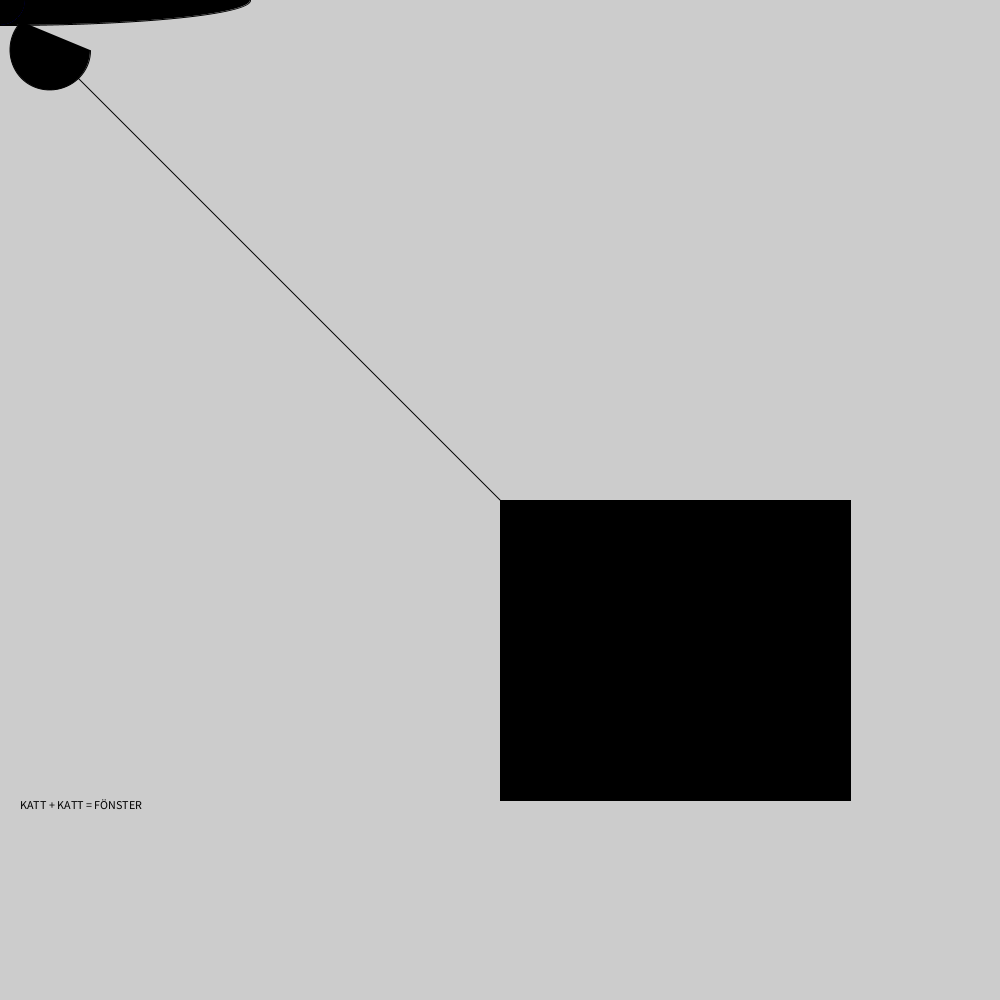
Frame 1 (no input)
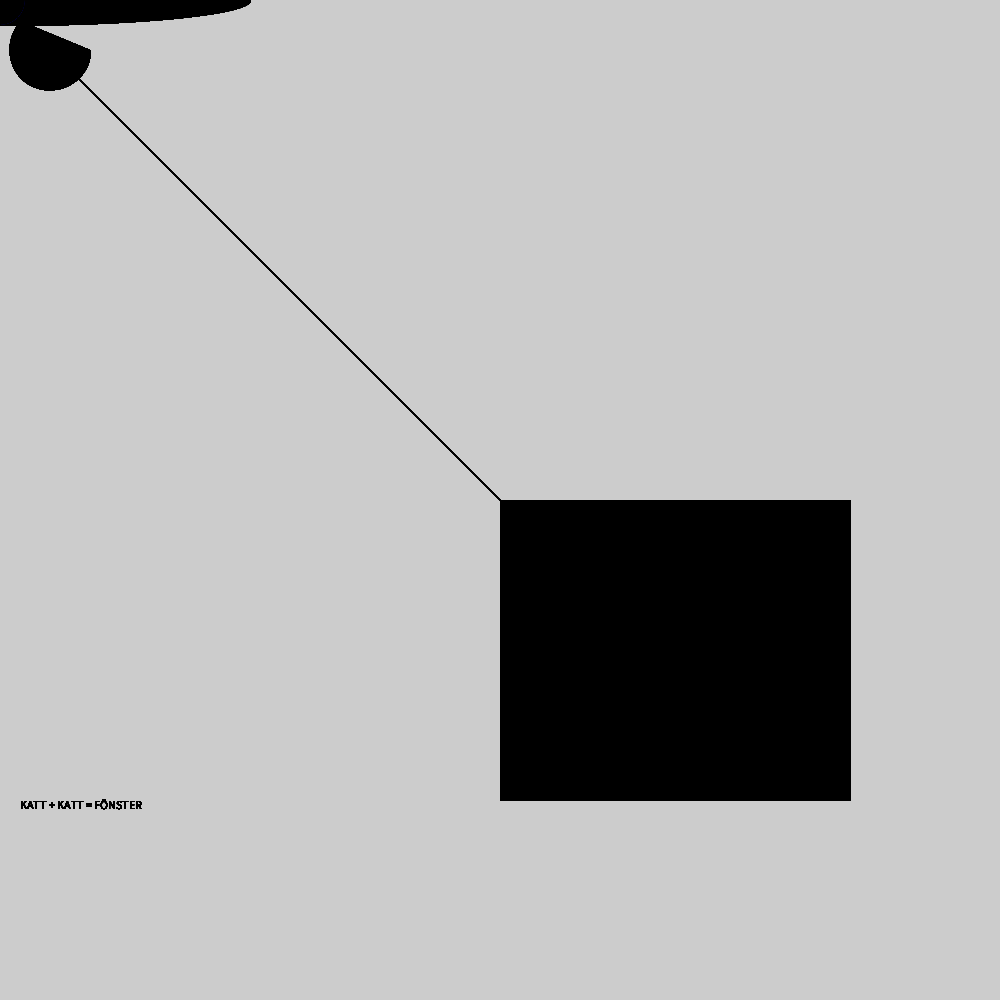
Frame 60 (the mouse pressed at the canvas centre just before this capture)
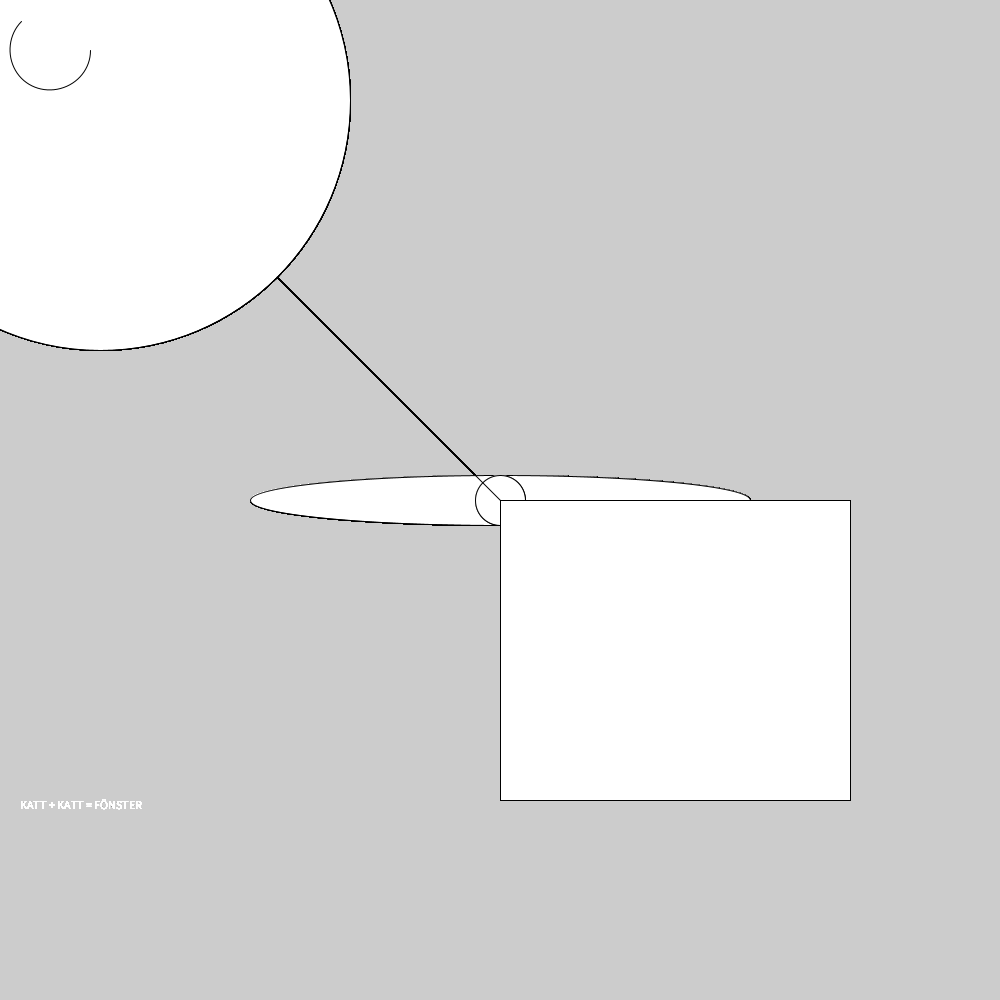
Frame 120 (the mouse held since frame 60 and released just before this capture)

The Processing sketch that drew these frames (run headless with seeded random() and noise(); from frame 60 on, the mouse is pressed at the canvas centre):

// Processing sketch: hund
// ── hund.pde
float x = 0;
float y = 0;
void setup()
{
size(1000,1000);
x = width / 2;
y = height / 2;
}
void draw()
{
  fill( mouseX,  mouseY, mouseX + mouseY);
  ellipse(mouseX, mouseY, x, 50);
  fill(mouseY,mouseX, 450);
  ellipse(mouseY, mouseX, 50, 50);
  fill(mouseX,  mouseY, mouseX + mouseY);
  ellipse(mouseY, mouseX, 50, 50);
  fill(mouseX,  mouseY, mouseX + mouseY);
  if (keyPressed)
{
if (key == '1') y = y - 1;
if (key == '2') x = x + 1;
if (key == '3') y = y + 1;
if (key == '4') x = x - 1;
}
  rect(x,y,350,300);
  triangle(x,y,100,100,mouseX,mouseY);
  ellipse(100,100,mouseX,mouseY);
  text("KATT + KATT = FÖNSTER",20, 800, 500, 500);
  
 
  beginContour();
  vertex(-20, -20);
  vertex(-20, 20);
  vertex(20, 20);
  vertex(20, -20);
  vertex(10, -20);
  vertex(20, -10);

  endContour();
  endShape(CLOSE);
  arc(50, 50, 80, 80, 0, PI+QUARTER_PI, OPEN);
}
